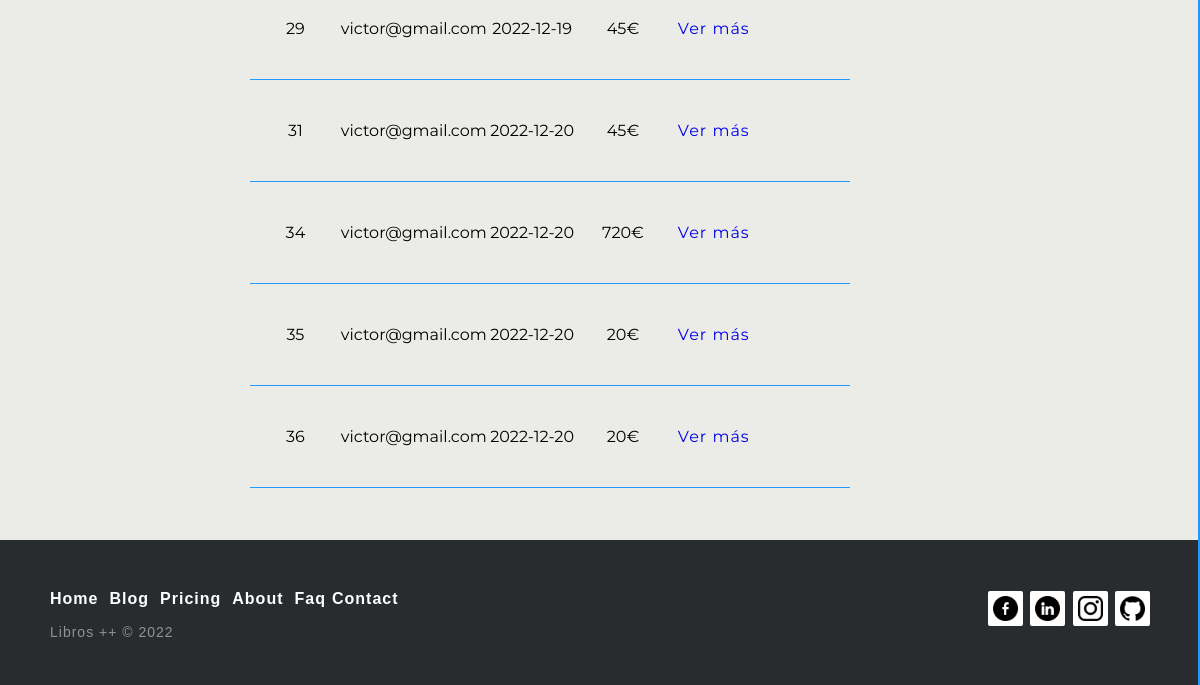
The app's page /index.php?controller=Cliente&action=listarPedido (signed in, lower part), older data.
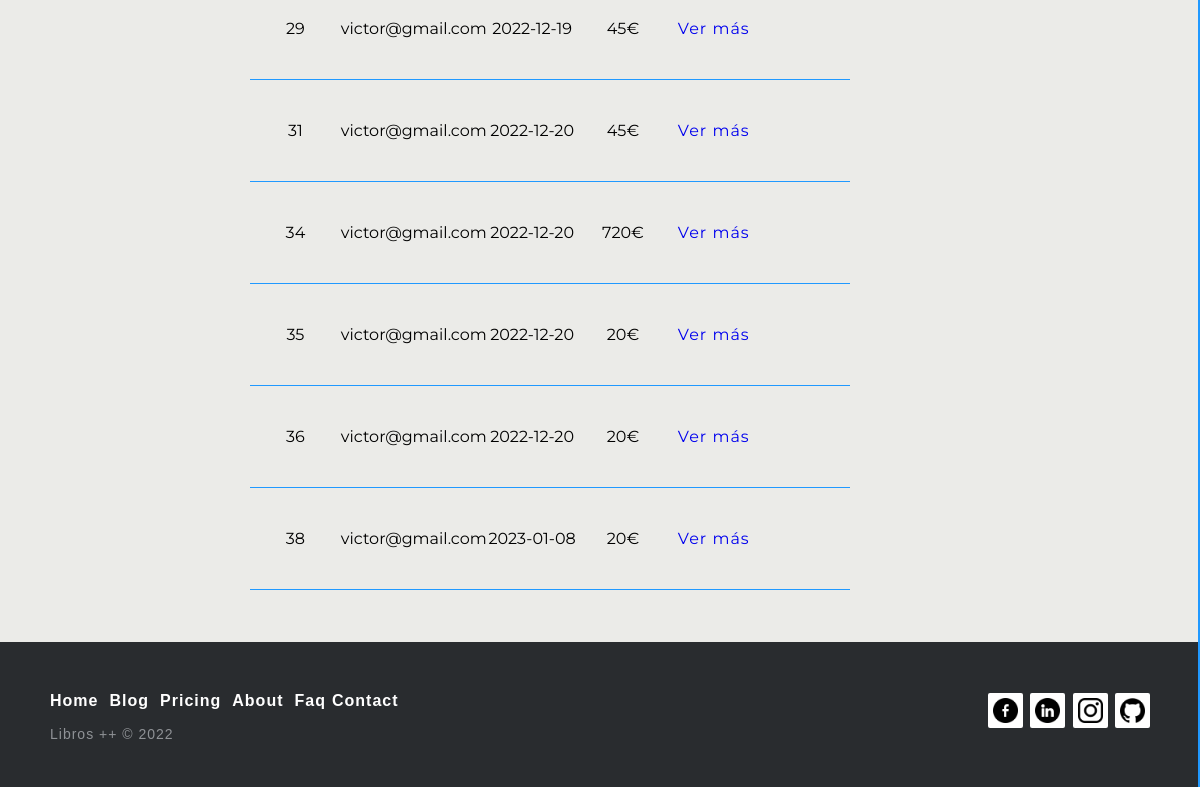
The same page, newer data.
### tables this page shows
CREATE TABLE `pedido` (
  `idPedido` int(11) NOT NULL,
  `correoCliente` varchar(30) NOT NULL,
  `fechaPeticion` date NOT NULL,
  `estado` tinyint(1) NOT NULL DEFAULT 0,
  `importeTotal` float(6,2) NOT NULL DEFAULT 0.00
);

### models/database.php (called while the page is built, shortened)
<?php
class Database{
    public function __construct(){
        $servername = "localhost";
        $dbname= "tiendaonline";
        $username = "root";
        $password = "";
		$this->db = new PDO("mysql:host=$servername;dbname=$dbname",$username, $password);
    }
}

### models/pedido.php (called while the page is built, shortened)
<?php
    require_once("database.php");
    class Pedido extends Database{
           public function listarPedido($nomUsuario){
                $sql = "SELECT * FROM pedido WHERE correoCliente = '$nomUsuario'";
                $rows = $this->db->query($sql);
                return $rows->fetchAll(PDO::FETCH_CLASS);
        }
}

### views/cliente/listaPedido.php (the view, shortened to what this page needs)
<?php
    echo "<div class='containerCarrito'>";
    echo "<div class='containerProductos'>";
    foreach ($listadoPedido as $clave => $valor){
        echo "<div class='productoCarrito'>";
            echo "<div class='div1Carrito'>".$valor->idPedido."</div>";
            echo "<div class='div2Carrito'>".$valor->correoCliente."</div>";
            echo "<div class='div3Carrito'>".$valor->fechaPeticion."</div>";
            echo "<div class='div4Carrito'>".$valor->importeTotal."€"."</div>";
            echo "<div class='div5Carrito'><p><a href='index.php?controller=Cliente&action=opiniones&idPedido=".$valor->idPedido."'>Ver más</a></p></div>";
        echo "</div>";
    }
    echo "</div>";
    echo "</div>";
?>

Row changes from the older to the newer data that the page shows:
added pedido: idPedido "38", correoCliente "victor@gmail.com", fechaPeticion "2023-01-08", importeTotal "20"
